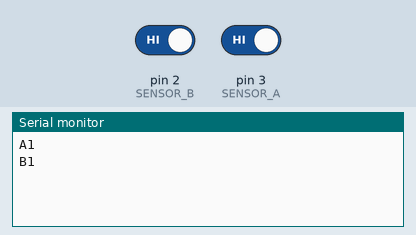
This sketch was run on a simulated Arduino Uno, built with avr-gcc and run on an emulated ATmega328P. Shown: the last lines printed to the serial monitor. The test bench sets the inputs (shaded band); at power-on: pin 2 (SENSOR_B) HIGH, pin 3 (SENSOR_A) HIGH.

Above: at 1.2 s.
1.3 s: pin 2 (SENSOR_B) driven LOW
At 2.3 s:
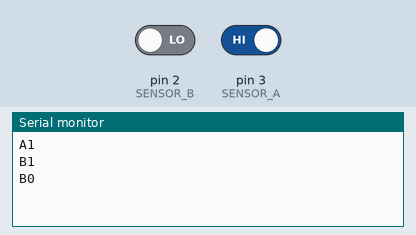
2.8 s: pin 3 (SENSOR_A) driven LOW
At 3.5 s:
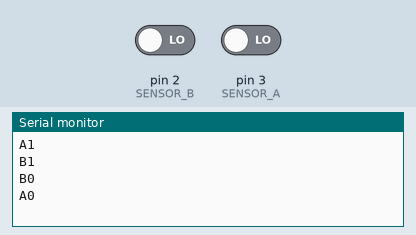

The sketch:

ir-serial.ino
```cpp
// 4 IR sensors

#define SENSOR_A 3
#define SENSOR_B 2
//#define SENSOR_C 4
//#define SENSOR_D 5

int state_A = 0, pstate_A = 0;
int state_B = 0, pstate_B = 0;
//int state_C = 0, pstate_C = 0;
//int state_D = 0, pstate_D = 0;

void setup() {
  pinMode(SENSOR_A, INPUT);
  pinMode(SENSOR_B, INPUT);
//  pinMode(SENSOR_C, INPUT);
//  pinMode(SENSOR_D, INPUT);

  digitalWrite(SENSOR_A, HIGH);
  digitalWrite(SENSOR_B, HIGH);
//  digitalWrite(SENSOR_C, HIGH);
//  digitalWrite(SENSOR_D, HIGH);

  Serial.begin(9600);
}

void loop() {
  state_A = digitalRead(SENSOR_A);
  state_B = digitalRead(SENSOR_B);
//  state_C = digitalRead(SENSOR_C);
//  state_D = digitalRead(SENSOR_D);

  if (state_A != pstate_A) Serial.println((state_A == LOW) ? "A0" : "A1");
  if (state_B != pstate_B) Serial.println((state_B == LOW) ? "B0" : "B1");
//  if (state_C != pstate_C) Serial.println((state_C == LOW) ? "C0" : "C1");
//  if (state_D != pstate_D) Serial.println((state_D == LOW) ? "D0" : "D1");

  pstate_A = state_A;
  pstate_B = state_B;
//  pstate_C = state_C;
//  pstate_D = state_D;

  delay(25);
}
```

Measured:
- after the input at 1.3 s, the serial monitor: prints a new line at once (image 1)
- after the input at 2.8 s, the serial monitor: prints a new line at once (image 2)
